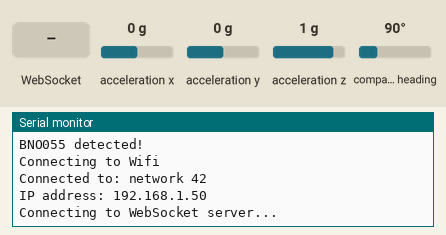
This program was run on a simulated ESP8266 (NodeMCU). Parts: the last lines printed to the serial monitor. The test bench sets the inputs (shaded band); at power-on: acceleration x 0 g, acceleration y 0 g, acceleration z 1 g, compass heading 90°. WiFi joins after 1.5 s; servers stay silent unless stated.

Above: at 2.7 s.
2.8 s: WebSocket text "1" received
At 3.3 s:
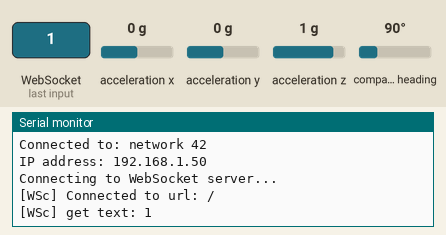
4.3 s: WebSocket text "0" received
At 5.6 s:
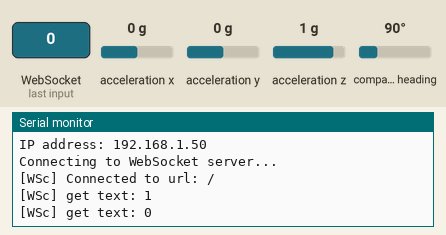

The program:

main.cpp
```cpp
/*
    Motion controller based on the ESP8266 and the BNO055 sensor
*/

// Includes
#include <ESP8266WiFiMulti.h>
#include <Adafruit_BNO055.h>
#include <WebSocketsClient.h>

// Constants
const unsigned long serial_baudrate = 115200;

// SSID & password of the Wi-Fi network you want to connect to (will connect to strongest)
const char* ssid1     = "network 42";
const char* password1 = "12345678";
const char* ssid2     = "4G Wi-Fi 3Danmark-1CBA";
const char* password2 = "aircraft";
const char* ssid3     = "Grundforlob";
const char* password3 = "DataitGF";

// Websocket server
const char* ws_ip = "192.168.109.175";
//const char* ws_ip = "192.168.5.113";
const uint16_t ws_port = 80;
const char* ws_path = "/MotionController";

//
Adafruit_BNO055 bno = Adafruit_BNO055(55, 0x29);
ESP8266WiFiMulti wifiMulti;
WebSocketsClient webSocket;

// Functions
void ConnectBMO055() {
  Serial.println("Setting up orientation sensor...");
  if (!bno.begin()) {
    Serial.println("BNO055 not detected. Check wiring and I2C address!");
    while (1);
  }
  Serial.println("BNO055 detected!");
}

void ConnectWifi() {

  wifiMulti.addAP(ssid1, password1);
  wifiMulti.addAP(ssid2, password2);
  wifiMulti.addAP(ssid3, password3);

  Serial.println("Connecting to Wifi");

  while (wifiMulti.run() != WL_CONNECTED) {
    delay(100);
    Serial.print('.');
  }
  Serial.println('\n');
  Serial.print("Connected to: ");
  Serial.println(WiFi.SSID());
  Serial.print("IP address: ");
  Serial.println(WiFi.localIP());
}

void webSocketEvent(WStype_t type, uint8_t * payload, size_t length) {
  // Boilerplate websocket event handler
  switch(type) {
    case WStype_DISCONNECTED:
      Serial.printf("[WSc] Disconnected!\n");
      break;
    case WStype_CONNECTED:
      Serial.printf("[WSc] Connected to url: %s\n", payload);
      break;
    case WStype_TEXT:
      Serial.printf("[WSc] get text: %s\n", payload);
      break;
    case WStype_BIN:
      Serial.printf("[WSc] get binary length: %u\n", length);
      break;
    case WStype_PING:
      Serial.printf("[WSc] get ping\n");
      break;
    case WStype_PONG:
      Serial.printf("[WSc] get pong\n");
      break;
    case WStype_ERROR:
      Serial.printf("[WSc] get error\n");
      break;
    case WStype_FRAGMENT_TEXT_START:
      Serial.printf("[WSc] get fragment text start\n");
      break;
    case WStype_FRAGMENT_BIN_START:
      Serial.printf("[WSc] get fragment bin start\n");
      break;
    case WStype_FRAGMENT:
      Serial.printf("[WSc] get fragment\n");
      break;
    case WStype_FRAGMENT_FIN:
      Serial.printf("[WSc] get fragment fin\n");
      break;
  }
}

void ConnectWebSocket() {
  Serial.println("Connecting to WebSocket server...");
  webSocket.begin(ws_ip, ws_port, ws_path);
  webSocket.onEvent(webSocketEvent);
  // webSocket.setReconnectInterval(1000);
  // webSocket.enableHeartbeat(15000, 3000, 2);
}

void GetOrientationData() {
  sensors_event_t orientationData;
  bno.getEvent(&orientationData, Adafruit_BNO055::VECTOR_EULER);
  String oy = String( orientationData.orientation.y);
  String oz = String(-orientationData.orientation.z);
  String payload = oy + "," + oz;
  webSocket.sendTXT(payload);
  //Serial.println(message);
}

void setup() {
  Serial.begin(serial_baudrate);
  Serial.println();
  Serial.println("Setting up motion controller...");
  ConnectBMO055();
  ConnectWifi();
  ConnectWebSocket();
}

void loop() {
  webSocket.loop();
  GetOrientationData();
}
```

Measured:
- after the input at 2.8 s, the serial monitor: prints a new line at once (image 1)
- after the input at 4.3 s, the serial monitor: prints a new line at once (image 2)
